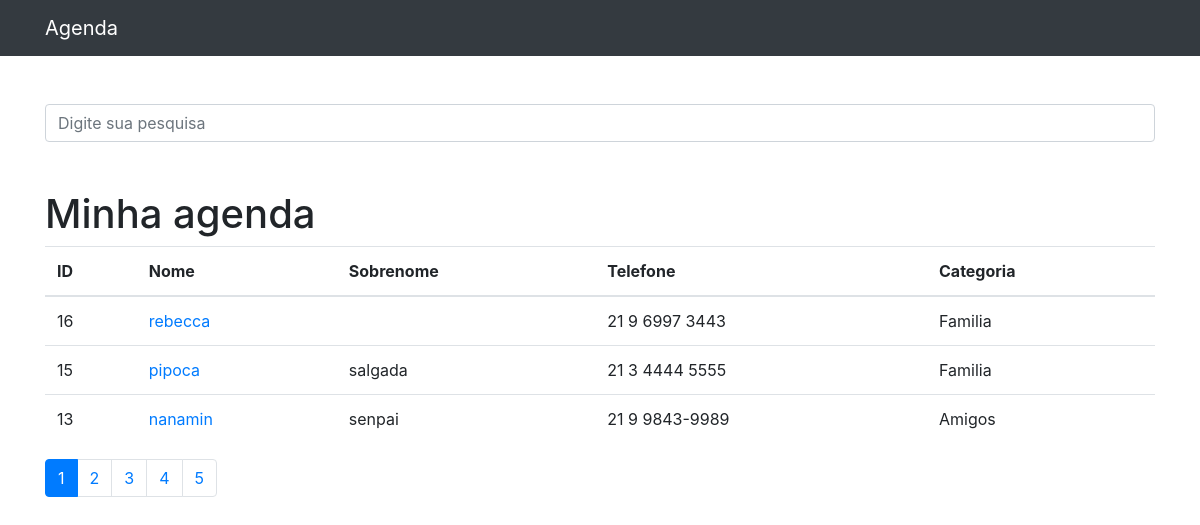
The page / on the database its author committed.
### contatos/models.py (models this page shows, shortened)
class Contato(models.Model):
    nome = models.CharField(max_length=255)
    sobrenome = models.CharField(max_length=255, blank=True)
    telefone = models.CharField(max_length=255)
    email = models.CharField(max_length=255, blank=True)
    data_criacao = models.DateTimeField(default=timezone.now)
    descricao = models.CharField(max_length=255, blank=True)
    categoria = models.ForeignKey(Categoria, on_delete=models.DO_NOTHING)
    mostrar = models.BooleanField(default=True)
    foto = models.ImageField(blank=True, upload_to='fotos/%Y/%m/')

class Categoria(models.Model):
    nome = models.CharField(max_length=255)
    def __str__(self):
        return self.nome

### contatos/views.py (the view)
# urls.py: path('', views.index, name='index'),
def index(request):
    lista_contatos = Contato.objects.order_by(
        '-id')  ############ .filter(mostrar=True) outro jeito de filtrar oq aparecera no html, em vez de utilizar codigo no html... eu uso no views
    paginator = Paginator(lista_contatos, 3)
    page = request.GET.get('page')
    contatos = paginator.get_page(page)
    return render(request, 'contatos/index.html', {
        'contatos': contatos
    })

### contatos/templates/contatos/index.html
 {% extends 'base.html' %}
 {% block conteudo %}
   <h1 class="mt-5">Minha agenda</h1>
        <table class="table">
          <thead>
             <tr>
                <th>ID</th>
                <th>Nome</th>
                <th>Sobrenome</th>
                <th>Telefone</th>
                <th>Categoria</th>
             </tr>
          </thead>
          <tbody>
          {% for contato in contatos %}
            {% if contato.mostrar %}
              <tr>
                  <td>{{ contato.id }}</td>
                <td>
                  <a href="{% url 'ver_contato' contato.id %}"> {{ contato.nome }} </a>
                </td>
                <td>{{ contato.sobrenome }}</td>
                <td>{{ contato.telefone }}</td>
                <td>{{ contato.categoria }}</td>
              </tr>
            {%endif%}
          {%endfor%}
          </tbody>
        </table>
 <nav aria-label="Page navigation example">
  <ul class="pagination">
      {% for page in contatos.paginator.page_range %}
          {% if contatos.number == page %}
      <li class="page-item active">
          <a class="page-link" href="?page={{page}}&termo={{ request.GET.termo }}">{{page}}</a>
      </li>
          {% else %}
      <li class="page-item">
          <a class="page-link" href="?page={{page}}&termo={{ request.GET.termo }}">{{page}}</a>
      </li>
          {%endif%}
      {%endfor%}
  </ul>
</nav>
{%endblock%}

### templates/base.html (shortened to what this page needs)
{% load static %}
<!DOCTYPE html>
<html lang="pt">
<head>
  {% include 'parciais/_head.html' %}
</head>
<body>
 {% include 'parciais/_nav.html' %}
  <div class="container">
    <div class="row">
      <div class="col-lg-12">
          <br><br>
       {% if 'accounts' not in request.path %}
        <form method="get" action="{% url 'busca' %}">
        <div class="form-group row">
        <div class="col-12">
        <input class="form-control"
             type="search" value="{{ request.GET.termo }}"
             id="search-input"
             placeholder="Digite sua pesquisa"
             name="termo">
        </div>
      </div>
    </form>
    {%endif%}
     {% block conteudo %}
          {%endblock%}
      </div>
    </div>
  </div>
</body>
</html>

### templates/parciais/_head.html (shortened to what this page needs)
{% load static %}
  <link href="{% static 'vendor/bootstrap/css/bootstrap.min.css'  %}" rel="stylesheet">

### templates/parciais/_nav.html (shortened to what this page needs)
  <nav class="navbar navbar-expand-lg navbar-dark bg-dark static-top">
    <div class="container">
      <a class="navbar-brand" href="{% url 'index'%}">Agenda</a>
    </div>
  </nav>

### rows shown on the page
Contato: id "16", nome "rebecca", telefone "21 9 6997 3443", categoria "Familia"
Contato: id "15", nome "pipoca", sobrenome "salgada", telefone "21 3 4444 5555", categoria "Familia"
Contato: id "13", nome "nanamin", sobrenome "senpai", telefone "21 9 9843-9989", categoria "Amigos"

### other values the page prints
{{ page }} "1"
{{ page }} "2" "3" "4" "5"
